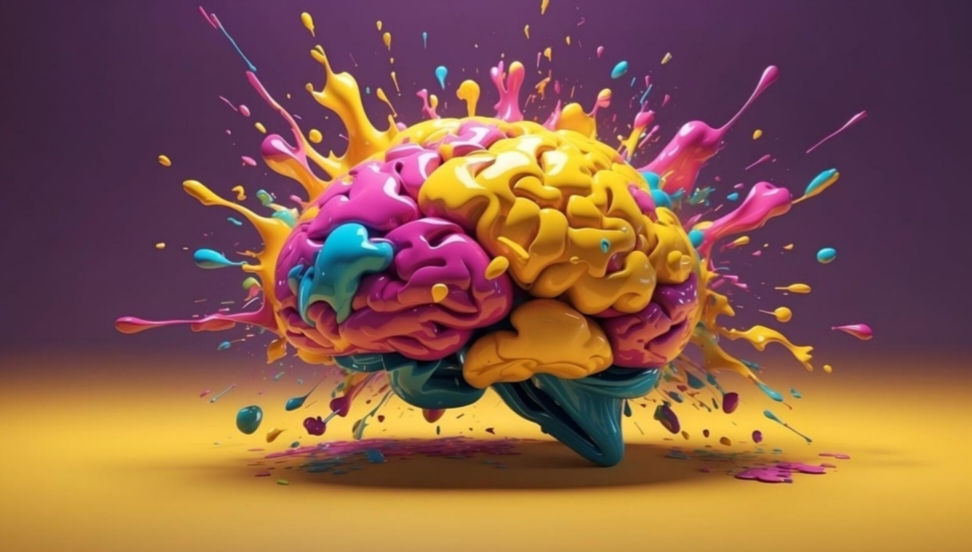
#> input picture image.jpg, 972 x 552 px
$ python P8_ImageTransitions.py
#> lines starting #> are read from the running program, lines starting #| are printed output that depends on the picture
import cv2
import numpy as np

# Load an image from file
image = cv2.imread('image.jpg')
#> image is the input picture: shape (552, 972, 3); mean B, G, R 73.3, 91.1, 135.9

# Ensure the image was loaded
if image is None:
    print("Error: Could not load image.")
    exit()

# Function to translate an image
def translate(image, tx, ty):
#> called with tx = 100, ty = 50
    height, width = image.shape[:2]
#> height = 552; width = 972
    translation_matrix = np.float32([[1, 0, tx], [0, 1, ty]])
    translated_image = cv2.warpAffine(image, translation_matrix, (width, height))
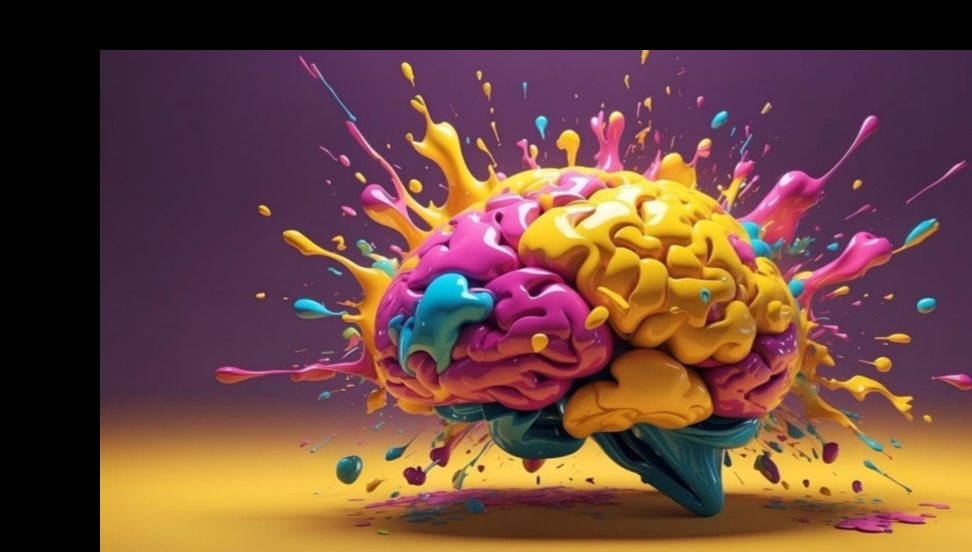
#> translated_image: shape (552, 972, 3); mean B, G, R 60.7, 69.5, 106.9
    return translated_image

# Function to rotate an image
def rotate(image, angle, scale=1.0):
#> called with angle = 45, scale = 1
    height, width = image.shape[:2]
#> height = 552; width = 972
    center = (width // 2, height // 2)
#> center = (486, 276)
    rotation_matrix = cv2.getRotationMatrix2D(center, angle, scale)
    rotated_image = cv2.warpAffine(image, rotation_matrix, (width, height))
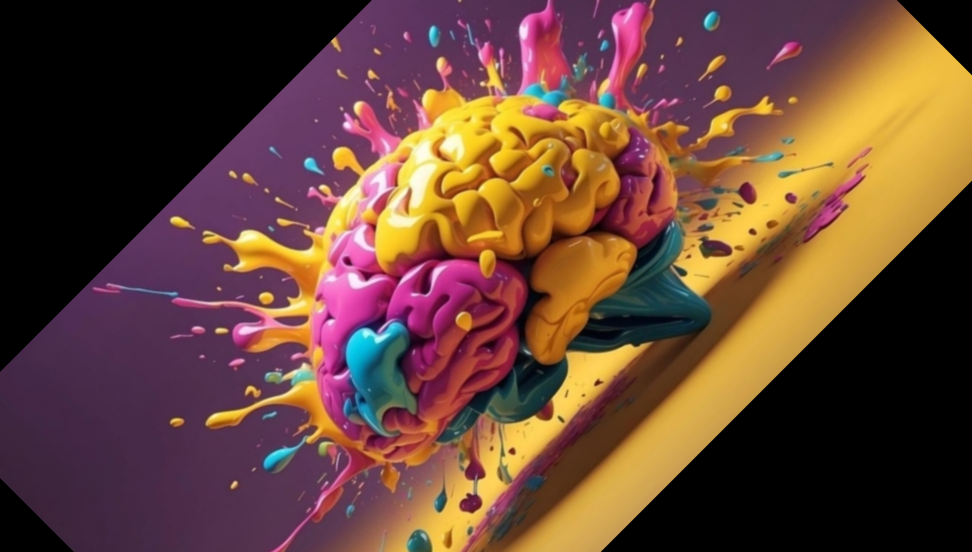
#> rotated_image: shape (552, 972, 3); mean B, G, R 54.5, 67.9, 102.7
    return rotated_image

# Function to scale an image
def scale(image, scale_x, scale_y):
#> called with scale_x = 1.5, scale_y = 1.5
    height, width = image.shape[:2]
#> height = 552; width = 972
    scaled_image = cv2.resize(image, (int(width * scale_x), int(height * scale_y)))
    return scaled_image

# Perform translations, rotations, and scalings
translated_image = translate(image, 100, 50)  # Translate right by 100 pixels and down by 50 pixels
rotated_image = rotate(image, 45)             # Rotate by 45 degrees
scaled_image = scale(image, 1.5, 1.5)         # Scale by 1.5 times

# Display the results
cv2.imshow('Original Image', image)
cv2.imshow('Translated Image', translated_image)
cv2.imshow('Rotated Image', rotated_image)
cv2.imshow('Scaled Image', scaled_image)

# Wait for a key press and close the windows
cv2.waitKey(0)
cv2.destroyAllWindows()
